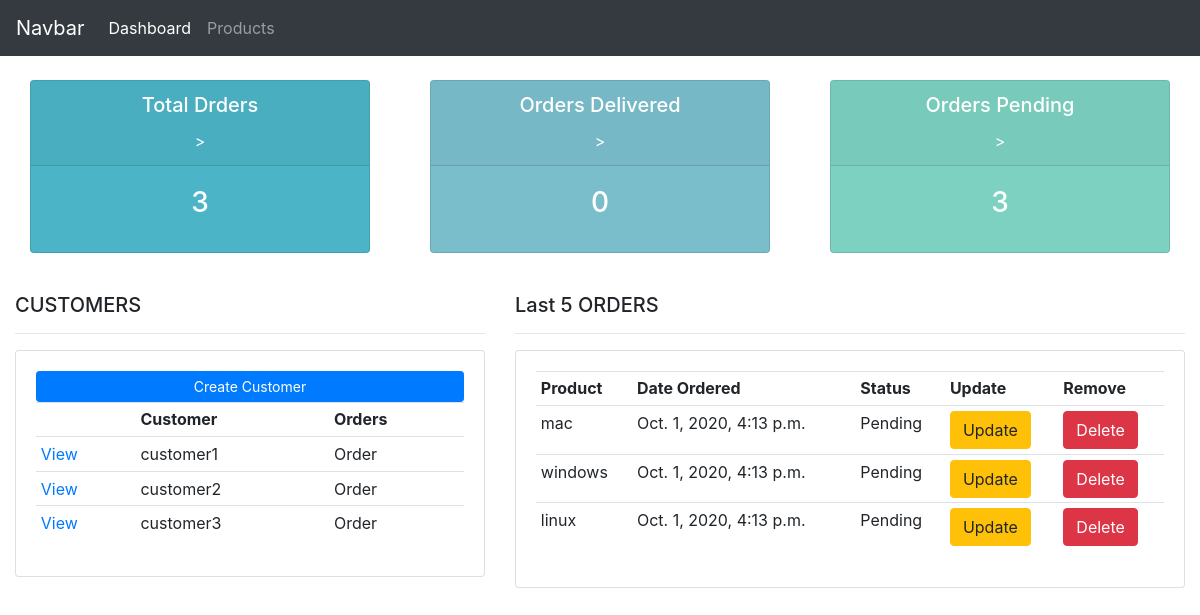
/accounts/dashboard/, run on an earlier commit of the app's database.
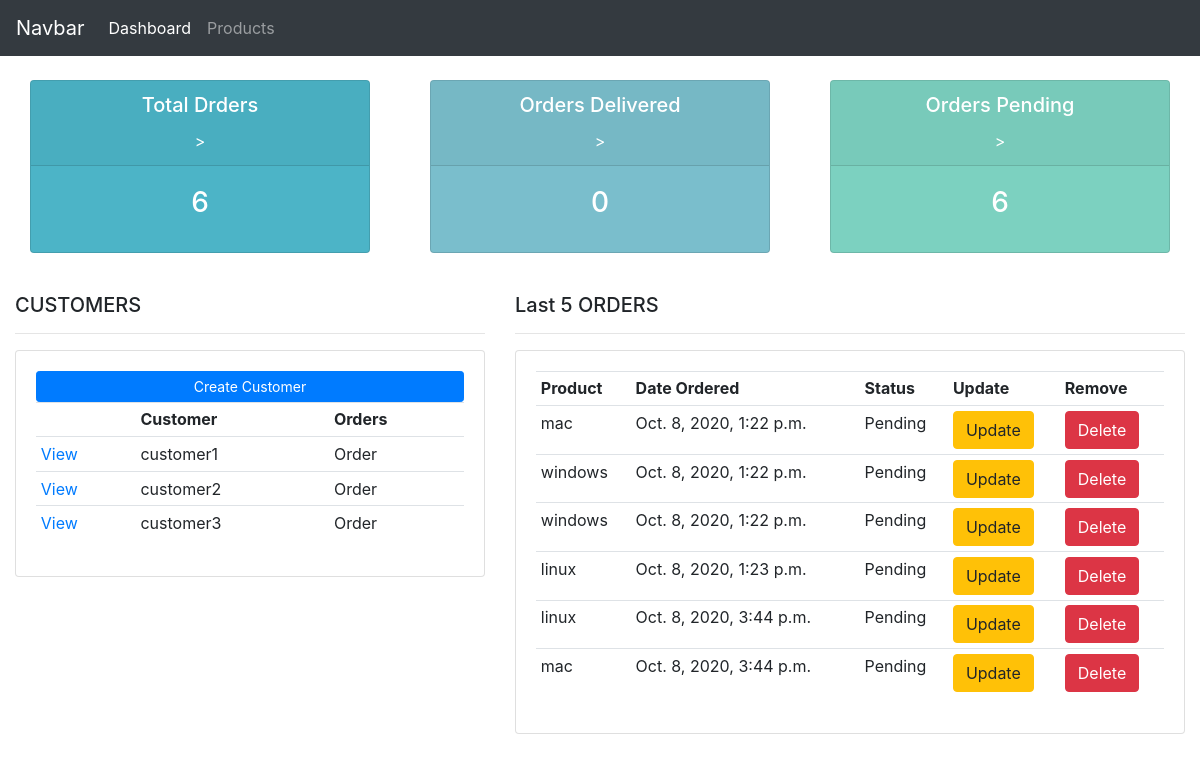
And on a later commit of the database.
### accounts/models.py (models this page shows, shortened)
class Customer(models.Model):
    name = models.CharField(max_length=200,null=True)
    phone = models.CharField(max_length=200,null=True)
    email = models.CharField(max_length=200,null=True)

class Order(models.Model):
    STATUS_CHOICES = (
        ('Pending','Pending'),
        ('Out of Delivery','Out of Delivery'),
        ('Delivered','Delivered'),
    )
    customer = models.ForeignKey(Customer,null=True,on_delete=models.SET_NULL)
    product = models.ForeignKey(Product,null=True,on_delete=models.SET_NULL)
    date_created = models.DateTimeField(auto_now_add=True)
    status = models.CharField(max_length=20,null=True,choices=STATUS_CHOICES)
    tags = models.ManyToManyField(tag)

class Product(models.Model):
    CATEGORY_CHOICES = (
        ('Indoor','Indoor'),
        ('Outdoor','Outdoor')
    )
    name = models.CharField(max_length=200,null=True)
    price = models.IntegerField(null=True)
    category = models.CharField(max_length=20,null=True,choices=CATEGORY_CHOICES)
    description = models.CharField(max_length=200,null=True)
    date_created = models.DateTimeField(auto_now_add=True,null=True)
    def __str__(self):
        return self.name

### accounts/views.py (the view)
# urls.py: path('dashboard/',dashboard,name='dashboard'),
def dashboard(request):
    orders = Order.objects.all()
    customers = Customer.objects.all()
    total_orders = orders.count()
    total_delivered = orders.filter(status='Delivered').count()
    total_pending = orders.filter(status='Pending').count()
    context ={
        'customers':customers,
        'orders':orders,
        'total_orders':total_orders,
        'total_delivered':total_delivered,
        'total_pending':total_pending,
    }
    return render(request,'accounts/dashboard.html',context)

### accounts/templates/accounts/dashboard.html (shortened to what this page needs)
{% extends 'accounts/main.html' %}
{% block content %}
{% include 'accounts/status.html' %}
<br>
    <div class="row">
        <div class="col-md-5">
            <h5 class="">CUSTOMERS</h5>
            <hr>
            <div class="card card-body">
                <a class="btn btn-primary btn-sm btn-block" href="">Create Customer</a>
                <table class="table table-sm">
                    <tr>
                        <td></td>
                        <th>Customer</th>
                        <th>Orders</th>
                    </tr>
                    {% for customer in customers %}
                    <tr>
                        <td><a href="{% url 'accounts:customer' customer.id %}">View</a></td>
                        <td>{{customer.name}}</th>
                        <td>Order</th>
                    </tr>
                    {% endfor %}
                </table>
            </div>
        </div>
        <div class="col-md-7">
            <h5 class="">Last 5 ORDERS</h5>
            <hr>
            <div class="card card-body">
                <table class="table table-sm">
                    <tr>
                        <th>Product</th>
                        <th>Date Ordered</th>
                        <th>Status</th>
                        <th>Update</th>
                        <th>Remove</th>
                    </tr>
                    {% for order in orders %}
                    <tr>
                        <td>{{order.product}}</th>
                        <td>{{order.date_created}}</th>
                        <td>{{order.status}}</th>
                        <td><a href="{% url 'accounts:order_update' order.id %}" class="btn btn-warning">Update</a></th>
                        <td><a href="{% url 'accounts:order_delete' order.id %}" class="btn btn-danger">Delete</a></th>
                    </tr>
                    {% endfor %}
                </table>
            </div>
        </div>
    </div>
{% endblock %}

### accounts/templates/accounts/main.html (shortened to what this page needs)
{% load static %}
<!DOCTYPE html>
<html lang="en">
<head>
    <link rel="stylesheet" href="{% static 'css/main.css' %}">
    <link rel="stylesheet" href="https://maxcdn.bootstrapcdn.com/bootstrap/4.0.0/css/bootstrap.min.css">
</head>
<body>
    {% include 'accounts/navbar.html' %}
    <div class="container-fluid">
        {% block content%}
        {% endblock %}
    </div>
</body>
</html>

### accounts/templates/accounts/navbar.html (shortened to what this page needs)
<nav class="navbar navbar-expand-lg navbar-dark bg-dark">
    <a class="navbar-brand" href="#">Navbar</a>
    <div class="collapse navbar-collapse" id="navbarNav">
      <ul class="navbar-nav">
        <li class="nav-item active">
          <a class="nav-link" href="{% url 'accounts:dashboard' %}">Dashboard</span></a>
        </li>
        <li class="nav-item">
          <a class="nav-link" href="{% url 'accounts:products' %}">Products</a>
        </li>
      </ul>
    </div>
  </nav>

### accounts/templates/accounts/status.html
<br>
<div class="row">
    <div class="col">
        <div class="col-md">
            <div class="card text-center text-white mb-3" id="total-orders">
                <div class="card-header">
                    <h5 class="card-title">Total Drders</h5>>
                </div>
                <div class="card-body">
                    <h3 class="card-title">{{total_orders}}</h3>
                </div>
            </div>
        </div>
    </div>
    <div class="col">
        <div class="col-md">
            <div class="card text-center text-white mb-3" id="orders-delivered">
                <div class="card-header">
                    <h5 class="card-title">Orders Delivered</h5>>
                </div>
                <div class="card-body">
                    <h3 class="card-title">{{total_delivered}}</h3>
                </div>
            </div>
        </div>
    </div>
    <div class="col">
        <div class="col-md">
            <div class="card text-center text-white mb-3" id="orders-pending">
                <div class="card-header">
                    <h5 class="card-title">Orders Pending</h5>>
                </div>
                <div class="card-body">
                    <h3 class="card-title">{{total_pending}}</h3>
                </div>
            </div>
        </div>
    </div>
</div>

### static/css/main.css (style rules this page uses)
#total-orders { background-color: #4cb4c7; }
#orders-delivered { background-color: #7abecc; }
#orders-pending { background-color: #7cd1c0; }

What changed in the data, as far as the page shows it:
removed Order: product "mac", date_created "Oct. 1, 2020, 4:13 p.m.", status "Pending"
removed Order: product "windows", date_created "Oct. 1, 2020, 4:13 p.m.", status "Pending"
removed Order: product "linux", date_created "Oct. 1, 2020, 4:13 p.m.", status "Pending"
added Order: product "mac", date_created "Oct. 8, 2020, 1:22 p.m.", status "Pending"
added Order: product "windows", date_created "Oct. 8, 2020, 1:22 p.m.", status "Pending"
added Order: product "windows", date_created "Oct. 8, 2020, 1:22 p.m.", status "Pending"
added Order: product "linux", date_created "Oct. 8, 2020, 1:23 p.m.", status "Pending"
added Order: product "linux", date_created "Oct. 8, 2020, 3:44 p.m.", status "Pending"
added Order: product "mac", date_created "Oct. 8, 2020, 3:44 p.m.", status "Pending"
Also different on the page:
{{ total_orders }}: "3" → "6"
{{ total_pending }}: "3" → "6"
